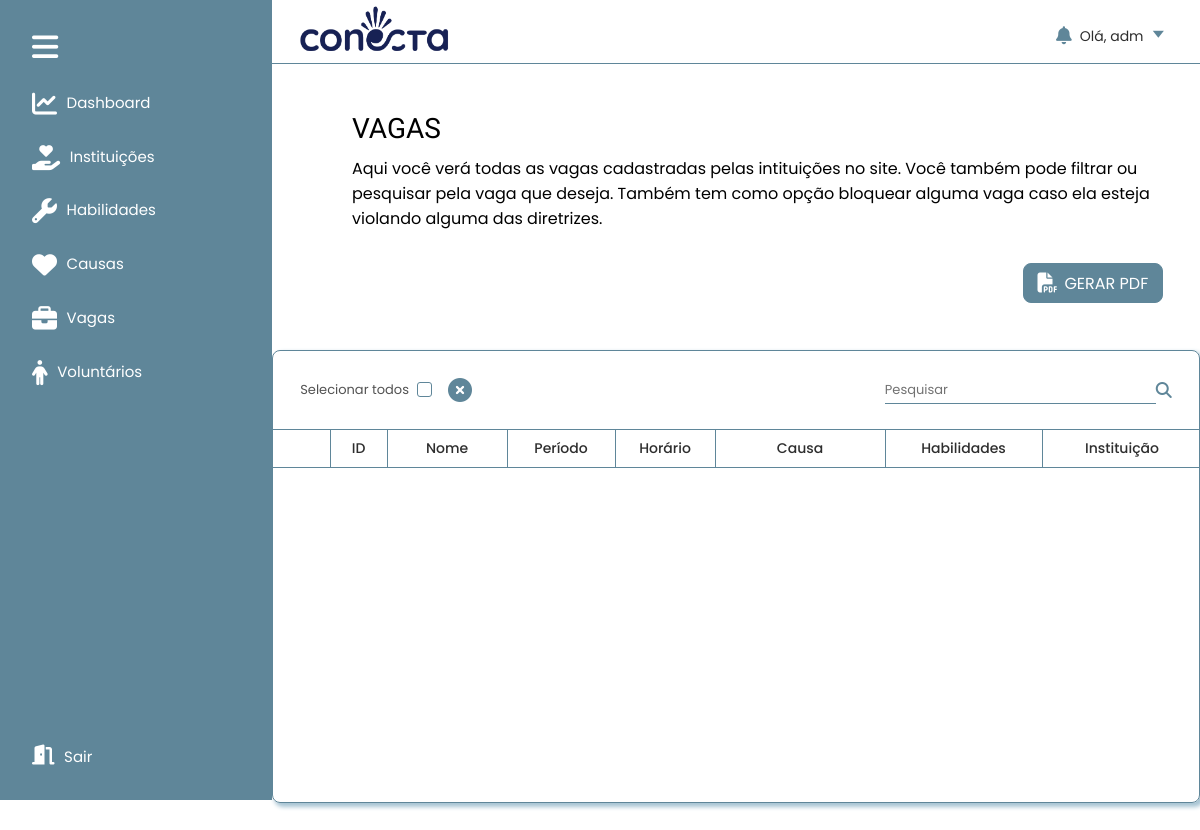
Page /area-adm/vagas-cadastradas.php on the earlier database version.
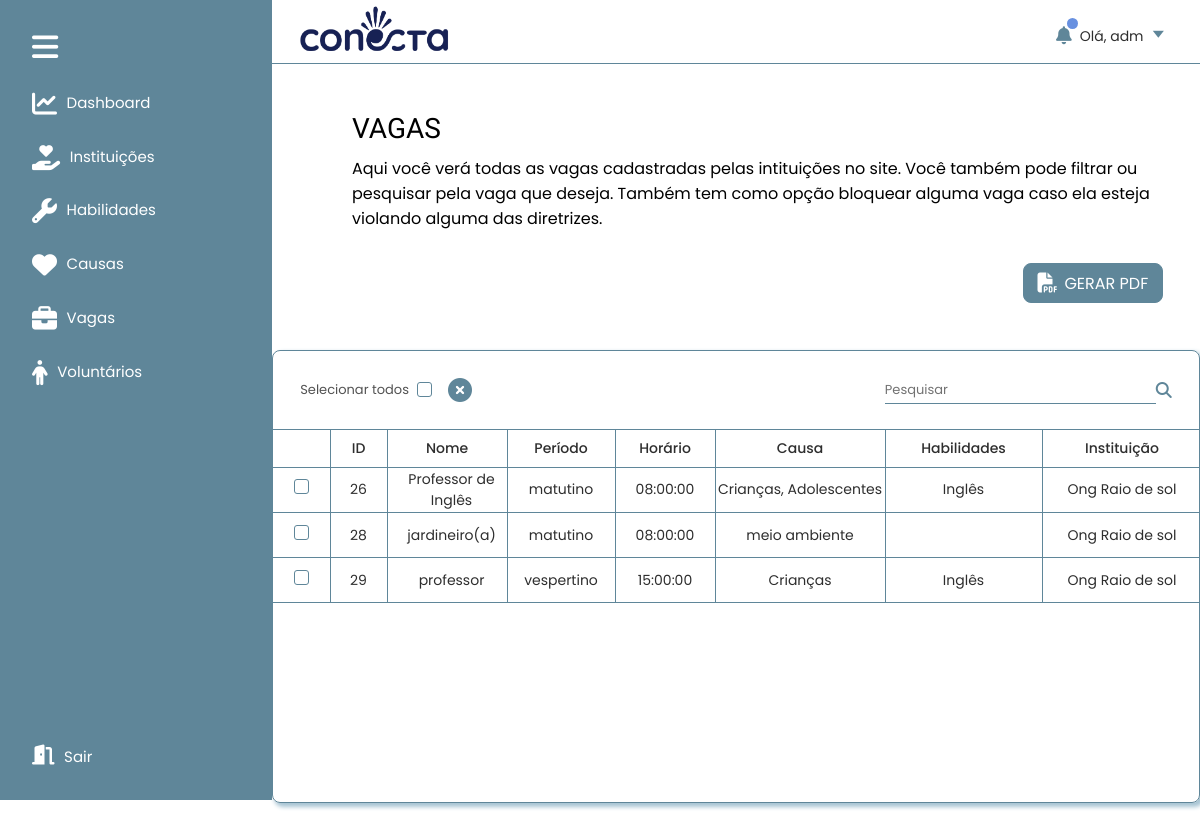
Same page on the later database version.
### tables this page shows
CREATE TABLE `tbservico` (
  `codServico` int(11) NOT NULL,
  `horarioServico` time NOT NULL,
  `periodoServico` varchar(100) NOT NULL,
  `codInstituicao` int(11) NOT NULL,
  `descServico` text NOT NULL,
  `cepLocalServico` varchar(10) NOT NULL,
  `bairroLocalServico` varchar(50) NOT NULL,
  `estadoLocalServico` varchar(50) NOT NULL,
  `logradouroLocalServico` varchar(50) NOT NULL,
  `complementoLocalServico` varchar(50) NOT NULL,
  `paisLocalServico` varchar(50) NOT NULL,
  `numeroLocalServico` varchar(20) NOT NULL,
  `cidadeLocalServico` varchar(50) NOT NULL,
  `nomeservico` varchar(50) NOT NULL,
  `tipoServico` varchar(50) NOT NULL,
  `dataInicioServico` date NOT NULL,
  `qntdVagaServico` int(11) NOT NULL
);

CREATE TABLE `tbinstituicao` (
  `codInstituicao` int(11) NOT NULL,
  `nomeInstituicao` varchar(100) NOT NULL,
  `logInstituicao` varchar(50) NOT NULL,
  `numLogInstituicao` varchar(10) NOT NULL,
  `cepInstituicao` char(9) NOT NULL,
  `compInstituicao` varchar(50) NOT NULL,
  `bairroInstituicao` varchar(40) NOT NULL,
  `cidadeInstituicao` varchar(30) NOT NULL,
  `estadoInstituicao` varchar(100) NOT NULL,
  `paisInstituicao` varchar(100) NOT NULL,
  `emailInstituicao` varchar(30) NOT NULL,
  `cnpjInstituicao` char(18) NOT NULL,
  `senhaInstituicao` varchar(10) NOT NULL,
  `descInstituicao` varchar(400) NOT NULL,
  `fotoInstituicao` varchar(50) NOT NULL
);

### dao/ServicoDao.php (called while the page is built, shortened)
<?php
    class ServicoDao
    {
    public static function listarVagaAdm()
    {
        $conexao = Conexao::conectar();
        if (isset($_POST['pesquisar'])) {
            $pesquisar = $_POST['pesquisar'];
            $querySelect = ("SELECT tbServico.codServico, horarioServico, periodoServico, descServico,
            cepLocalServico, bairroLocalServico, estadoLocalServico, logradouroLocalServico,
            complementoLocalServico, paisLocalServico, numeroLocalServico, cidadeLocalServico,
            nomeservico, tipoServico, dataInicioServico, qntdVagaServico,
            tbInstituicao.codInstituicao, nomeInstituicao, fotoInstituicao,
            (SELECT GROUP_CONCAT(nomeCategoria SEPARATOR ', ') FROM tbCausaVaga
             INNER JOIN tbCategoriaServico ON tbCategoriaServico.codCategoriaServico = tbCausaVaga.codCategoriaServico
             WHERE tbCausaVaga.codServico = tbServico.codServico) AS causas,
            (SELECT GROUP_CONCAT(nomeHabilidadeServico SEPARATOR ', ') FROM tbHabiVaga
             INNER JOIN tbHabilidadeServico ON tbHabilidadeServico.codHabilidadeServico = tbHabiVaga.codHabilidadeServico
             WHERE tbHabiVaga.codServico = tbServico.codServico) AS habilidades
            FROM tbServico
            INNER JOIN tbInstituicao ON tbInstituicao.codInstituicao = tbServico.codInstituicao WHERE nomeServico LIKE '%$pesquisar%' OR nomeInstituicao LIKE '%$pesquisar%'");
        } else {
            $querySelect = ("SELECT tbServico.codServico, horarioServico, periodoServico, descServico,
            cepLocalServico, bairroLocalServico, estadoLocalServico, logradouroLocalServico,
            complementoLocalServico, paisLocalServico, numeroLocalServico, cidadeLocalServico,
            nomeservico, tipoServico, dataInicioServico, qntdVagaServico,
            tbInstituicao.codInstituicao, nomeInstituicao, fotoInstituicao,
            (SELECT GROUP_CONCAT(nomeCategoria SEPARATOR ', ') FROM tbCausaVaga
             INNER JOIN tbCategoriaServico ON tbCategoriaServico.codCategoriaServico = tbCausaVaga.codCategoriaServico
             WHERE tbCausaVaga.codServico = tbServico.codServico) AS causas,
            (SELECT GROUP_CONCAT(nomeHabilidadeServico SEPARATOR ', ') FROM tbHabiVaga
             INNER JOIN tbHabilidadeServico ON tbHabilidadeServico.codHabilidadeServico = tbHabiVaga.codHabilidadeServico
             WHERE tbHabiVaga.codServico = tbServico.codServico) AS habilidades
            FROM tbServico
            INNER JOIN tbInstituicao ON tbInstituicao.codInstituicao = tbServico.codInstituicao ");
        }
        $resultado = $conexao->query($querySelect);
        $lista = $resultado->fetchAll();
        return $lista;
    }
    }
?>

### area-adm/vagas-cadastradas.php (the view, shortened to what this page needs)
<!DOCTYPE html>
<html lang="pt-br">
<head>
    <link rel="stylesheet" href="https://cdnjs.cloudflare.com/ajax/libs/font-awesome/6.2.0/css/all.min.css" />
    <link rel="stylesheet" href="css/estilo-vagas-cadastradas.css">
    <link rel="stylesheet" href="css/arquivo-modelo.css">
</head>
<body>
    <nav class="nav-lateral">
        <div class="nav-lateral-sessao-um">
            <i class="fa-solid fa-bars" id="nav-lateral-icon-lista"></i>
            <div class="nav-lateral-box-icon">
                <a href="dashboard.php"> <i class="fa-solid fa-chart-line"></i> <span class="nav-lateral-topico"> Dashboard
                    </span></a>
            </div>
            <div class="nav-lateral-box-icon">
                <a href="instituicoes-cadastradas.php"> <i class="fa-solid fa-hand-holding-heart"></i> <span class="nav-lateral-topico"> Instituições
                    </span></a>
            </div>
            <div class="nav-lateral-box-icon">
                <a href="habilidades-cadastradas.php"> <i class="fa-solid fa-wrench"></i> <span class="nav-lateral-topico">
                        Habilidades </span></a>
            </div>
            <div class="nav-lateral-box-icon">
                <a href="causas-cadastradas.php"> <i class="fa-sharp fa-solid fa-heart"></i> <span class="nav-lateral-topico"> Causas
                    </span></a>
            </div>
            <div class="nav-lateral-box-icon">
                <a href="vagas-cadastradas.php"> <i class="fa-solid fa-briefcase"></i> <span class="nav-lateral-topico"> Vagas
                    </span></a>
            </div>
            <div class="nav-lateral-box-icon">
                <a href="voluntarios-cadastrados.php"> <i class="fa-solid fa-person"></i> <span class="nav-lateral-topico"> Voluntários
                    </span></a>
            </div>
        </div>
        <div class="nav-lateral-sessao-dois">
            <div class="nav-lateral-box-icon">
                <a href="logout.php"> <i class="fa-solid fa-door-open" id="nav-lateral-icon-sair"></i> <span class="nav-lateral-topico"> Sair </span></a>
            </div>
        </div>
    </nav>
    <div class="container-titulo-configuracoes">
        <div class="box-img-logo-conecta">
            <img src="../img/logo-conecta-variante.png" alt="">
        </div>
        <ul class="topicos-sessao-login">
            <li class="topicos-sessao-login-linha">
                <div class="box-topicos-sessao-login-linha">
                    <?php
                        try
                        {
                            $notificacoes = AdmDao::notificacoes();
                        }
                        catch (Exception $e)
                        {
                            echo $e->getMessage();
                        }
                        if(empty($notificacoes))
                        {
                        ?>
                                <div class="box-sininho">
                                    <i id="nav-sininho-sub-topicos" class="fa-solid fa-bell"></i>
                                </div>
                        <?php
                        }
                        else
                        {
                        ?>
                            <div class="box-sininho">
                                <div class="nova-notificacao-bolinha"></div>
                                <i id="nav-sininho-sub-topicos" class="fa-solid fa-bell"></i>
                            </div>
                        <?php
                        }
                        ?>
                    <p class="cabecalho-menu-item" id="cabecalho-menu-item-usuario">
                        Olá, adm <span id="nav-seta-sub-topicos"> 🢓 </span>
                    </p>
                </div>
            </li>
        </ul>
    </div>
    <main class="main-conteudo">
        <div class="main-conteudo-container-titulo">
            <h1>VAGAS</h1>
            <p>Aqui você verá todas as vagas cadastradas pelas intituições no site. Você também pode filtrar ou pesquisar
                pela vaga que deseja. Também tem como opção bloquear alguma vaga caso ela esteja
                violando alguma das diretrizes.</p>
        </div>
        <div class="gerarPdf">
            <a href="geracaoPdf/gerar_pdf_Vagas.php"><button> <i class="fa-solid fa-file-pdf"></i>Gerar pdf </button></a>
        </div>
        <div class="table">
            <div class="table-responsive">
                <div class="funcoes">
                    <div class="funcoes-sessao-1">
                        <span>Selecionar todos</span>
                        <input type="checkbox" name="selecionar-todos" id="selecionar-todos">
                        <i class="fa-solid fa-circle-xmark" id="icone-x"></i>
                    </div>
                    <div class="funcoes-sessao-2">
                        <input type="text" name="" id="pesquisar" placeholder="Pesquisar">
                        <i class="fa-solid fa-magnifying-glass" id="icon-lupa"></i>
                    </div>
                </div>
                <table>
                    <thead>
                        <tr>
                            <th> </th>
                            <th> ID </th>
                            <th> Nome </th>
                            <th>Período</th>
                            <th>Horário</th>
                            <th>Causa</th>
                            <th>Habilidades</th>
                            <th>Instituição</th>
                        </tr>
                    </thead>
                    <tbody>
                        <?php
                        try {
                            $listaVagas = ServicoDao::listarVagaAdm();
                        } catch (Exception $e) {
                            echo $e->getMessage();
                        }
                        ?>
                        <tr>
                            <?php foreach ($listaVagas as $vaga) { ?>
                                <td> <input type="checkbox" name="checkbox" id="checkbox"> </td>
                                <td> <?php echo $vaga['codServico']; ?> </td>
                                <td><?php echo $vaga['nomeservico']; ?></td>
                                <td> <?php echo $vaga['periodoServico']; ?></td>
                                <td><?php echo $vaga['horarioServico']; ?></td>
                                <td> <?php echo $vaga['causas']; ?></td>
                                <td> <?php echo $vaga['habilidades']; ?> </td>
                                <td> <?php echo $vaga['nomeInstituicao']; ?> </td>
                        </tr>
                    <?php
                            }
                    ?>
                    </tbody>
                </table>
            </div>
        </div>
    </main>
</body>
</html>

### area-adm/css/estilo-vagas-cadastradas.css (style rules this page uses)
.table { display: flex; align-items: center; justify-content: center; }
.table-responsive { max-width: 1209px; max-height: 600px; border-radius: 0.5rem; border: 1px solid #5f8699; box-shadow: 3px 3px 4px 1px #a7c4d3; }
.funcoes { display: flex; justify-content: space-between; align-items: center; gap: 10px; width: 100%; height: 78px; }
.funcoes-sessao-1 { display: flex; margin-left: 1.7rem; align-items: center; gap: 0.5rem; }
.funcoes span { color: #525252; font-family: poppins, sans-serif; font-weight: 400; font-size: 13px; }
input[type="checkbox"] { -webkit-appearance: none; -moz-appearance: none; appearance: none; width: 15px; height: 15px; border-radius: 3px; border: 1px solid #5f8699; outline: none; cursor: pointer; }
#icone-x { margin-left: 0.5rem; }
.funcoes-sessao-2 { display: flex; margin-right: 1.7rem; align-items: center; }
.funcoes i { color: #5f8699; font-size: 24px; cursor: pointer; transition: all 0.5s ease; }
#icon-lupa { font-size: 16px; }
.funcoes #pesquisar { border: none; border-bottom: 1px solid #5f8699; outline: none; padding: 0.2rem 0rem 0.2rem 0rem; transition: all 0.2s ease; font-family: poppins, sans-serif; font-weight: 400; font-size: 14px; color: #2e2e2e; }
#pesquisar::placeholder { font-family: poppins, sans-serif; font-weight: 400; font-size: 13px; color: #727272; }
.table-responsive table { border-collapse: collapse; border-spacing: 0; }
thead tr { display: block; width: 100%; }
.table-responsive th { font-weight: 500 !important; }
th:nth-child(1), td:nth-child(1) { min-width: 57px; border-left: none !important; }
th:nth-child(2), td:nth-child(2) { min-width: 57px; }
th:nth-child(3) { min-width: 120px; }
td:nth-child(3) { padding-left: 9px; min-width: 120px; }
th:nth-child(4), td:nth-child(4) { min-width: 108px; }
th:nth-child(5), td:nth-child(5) { min-width: 100px; }
th:nth-child(6), td:nth-child(6) { min-width: 170px; }
th:nth-child(7), td:nth-child(7) { min-width: 157px; }
th:nth-child(8), td:nth-child(8) { min-width: 160px; }
th { height: 38px; }
td { border-top: none !important; }
tbody { display: block; width: 100%; height: 334px; overflow-x: hidden; overflow-y: scroll; }
.table-responsive th, .table-responsive td { border: 1px solid #5f8699; text-align: center; color: #2e2e2e; font-family: poppins, sans-serif; font-weight: 400; font-size: 14px; }
.table-responsive td { height: 45px; }
@media (max-width: 1400px) { .table-responsive { min-width: 90%; overflow-x: scroll; } }

Differences in the rows shown:
added tbservico: codServico "26", nomeservico "Professor de Inglês", periodoServico "matutino", horarioServico "08:00:00", causas "Crianças, Adolescentes", habilidades "Inglês", tbinstituicao.nomeInstituicao "Ong Raio de sol"
added tbservico: codServico "28", nomeservico "jardineiro(a)", periodoServico "matutino", horarioServico "08:00:00", causas "meio ambiente", tbinstituicao.nomeInstituicao "Ong Raio de sol"
added tbservico: codServico "29", nomeservico "professor", periodoServico "vespertino", horarioServico "15:00:00", causas "Crianças", habilidades "Inglês", tbinstituicao.nomeInstituicao "Ong Raio de sol"
